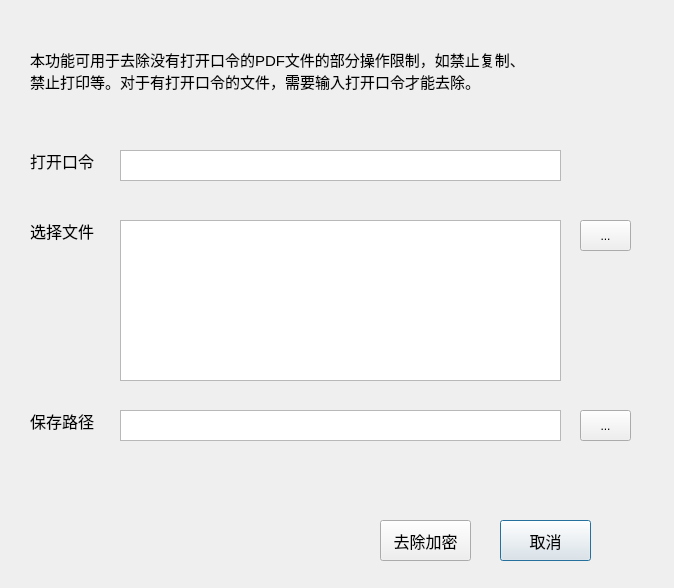
<?xml version="1.0" encoding="UTF-8"?>
<ui version="4.0">
 <class>Dialog</class>
 <widget class="QDialog" name="Dialog">
  <property name="geometry">
   <rect>
    <x>0</x>
    <y>0</y>
    <width>674</width>
    <height>588</height>
   </rect>
  </property>
  <property name="windowTitle">
   <string>Dialog</string>
  </property>
  <widget class="QToolButton" name="selectFileBtn">
   <property name="geometry">
    <rect>
     <x>580</x>
     <y>220</y>
     <width>51</width>
     <height>31</height>
    </rect>
   </property>
   <property name="text">
    <string>...</string>
   </property>
  </widget>
  <widget class="QLabel" name="label">
   <property name="geometry">
    <rect>
     <x>30</x>
     <y>220</y>
     <width>81</width>
     <height>21</height>
    </rect>
   </property>
   <property name="font">
    <font>
     <pointsize>12</pointsize>
    </font>
   </property>
   <property name="text">
    <string>选择文件</string>
   </property>
  </widget>
  <widget class="QPushButton" name="exitBtn">
   <property name="geometry">
    <rect>
     <x>500</x>
     <y>520</y>
     <width>91</width>
     <height>41</height>
    </rect>
   </property>
   <property name="font">
    <font>
     <pointsize>12</pointsize>
    </font>
   </property>
   <property name="text">
    <string>取消</string>
   </property>
  </widget>
  <widget class="QTextEdit" name="textEdit">
   <property name="geometry">
    <rect>
     <x>120</x>
     <y>220</y>
     <width>441</width>
     <height>161</height>
    </rect>
   </property>
   <property name="font">
    <font>
     <pointsize>9</pointsize>
    </font>
   </property>
  </widget>
  <widget class="QPushButton" name="operateBtn">
   <property name="geometry">
    <rect>
     <x>380</x>
     <y>520</y>
     <width>91</width>
     <height>41</height>
    </rect>
   </property>
   <property name="font">
    <font>
     <pointsize>12</pointsize>
    </font>
   </property>
   <property name="text">
    <string>去除加密</string>
   </property>
  </widget>
  <widget class="QTextEdit" name="textEdit_2">
   <property name="geometry">
    <rect>
     <x>120</x>
     <y>410</y>
     <width>441</width>
     <height>31</height>
    </rect>
   </property>
   <property name="font">
    <font>
     <pointsize>9</pointsize>
    </font>
   </property>
  </widget>
  <widget class="QToolButton" name="selectPathBtn">
   <property name="geometry">
    <rect>
     <x>580</x>
     <y>410</y>
     <width>51</width>
     <height>31</height>
    </rect>
   </property>
   <property name="text">
    <string>...</string>
   </property>
  </widget>
  <widget class="QLabel" name="label_3">
   <property name="geometry">
    <rect>
     <x>30</x>
     <y>410</y>
     <width>81</width>
     <height>21</height>
    </rect>
   </property>
   <property name="font">
    <font>
     <pointsize>12</pointsize>
    </font>
   </property>
   <property name="text">
    <string>保存路径</string>
   </property>
  </widget>
  <widget class="QLabel" name="label_5">
   <property name="geometry">
    <rect>
     <x>30</x>
     <y>30</y>
     <width>611</width>
     <height>81</height>
    </rect>
   </property>
   <property name="font">
    <font>
     <pointsize>11</pointsize>
    </font>
   </property>
   <property name="text">
    <string>本功能可用于去除没有打开口令的PDF文件的部分操作限制，如禁止复制、
禁止打印等。对于有打开口令的文件，需要输入打开口令才能去除。</string>
   </property>
  </widget>
  <widget class="QLabel" name="label_4">
   <property name="geometry">
    <rect>
     <x>30</x>
     <y>150</y>
     <width>81</width>
     <height>21</height>
    </rect>
   </property>
   <property name="font">
    <font>
     <pointsize>12</pointsize>
    </font>
   </property>
   <property name="text">
    <string>打开口令</string>
   </property>
  </widget>
  <widget class="QTextEdit" name="passwordEdit">
   <property name="geometry">
    <rect>
     <x>120</x>
     <y>150</y>
     <width>441</width>
     <height>31</height>
    </rect>
   </property>
   <property name="font">
    <font>
     <pointsize>9</pointsize>
    </font>
   </property>
  </widget>
 </widget>
 <resources/>
 <connections/>
</ui>
